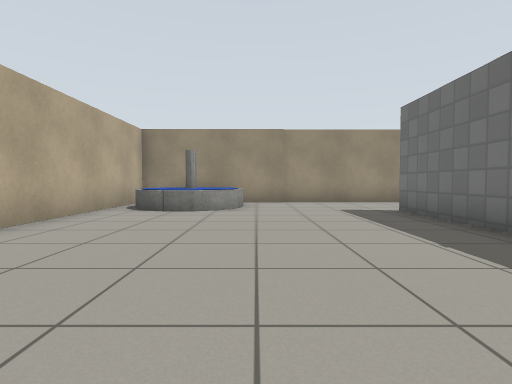
View 1 (above)

13 first-person views from a walk through a Gazebo world. The camera is 0.72 m above the floor, tilts 2° down and sees 80° across. Floor lines are 1 m apart. The floor is counted in squares, 1 m on a side. Each view is taken from the middle of a square. On the plan, view 1 faces up. The plan holds only what a view shows up to about 10 squares ahead; the rest is blank. Robots are left out. Gazebo's built-in surfaces are drawn with simple patterns. Simple shapes stand in for some stock models. Some surface patterns are stand-ins.

View 2
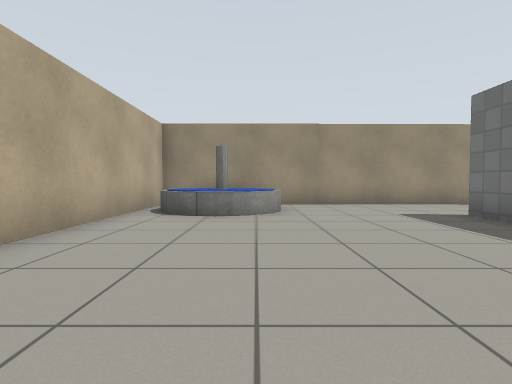

View 3
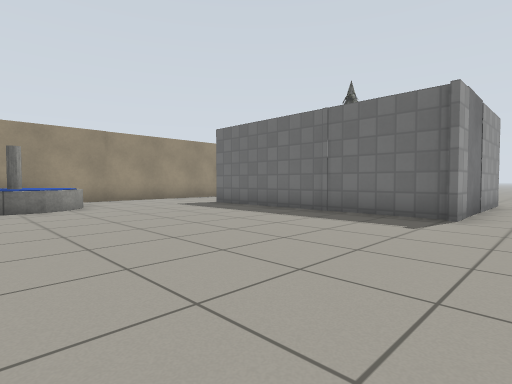

View 4
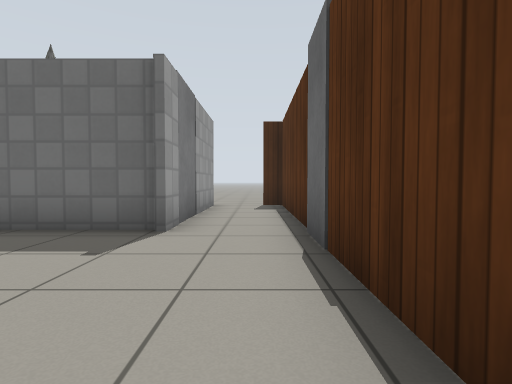

View 5
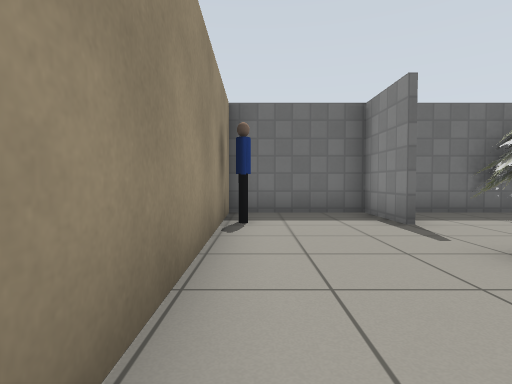

View 6
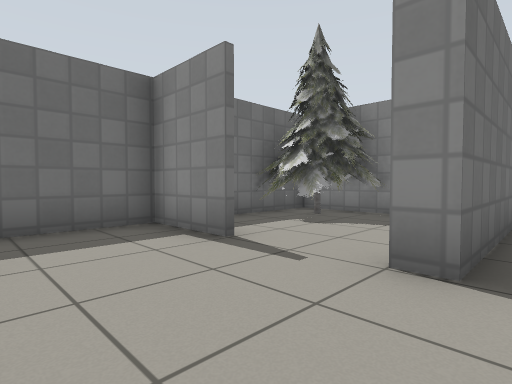

View 7
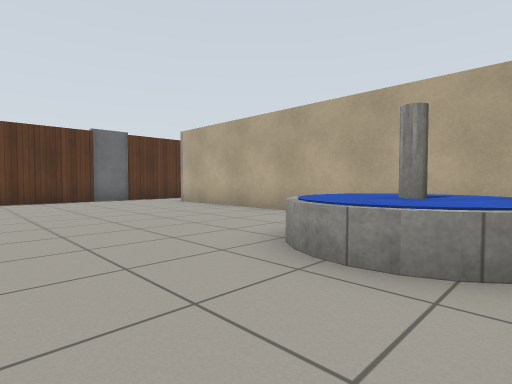

View 8
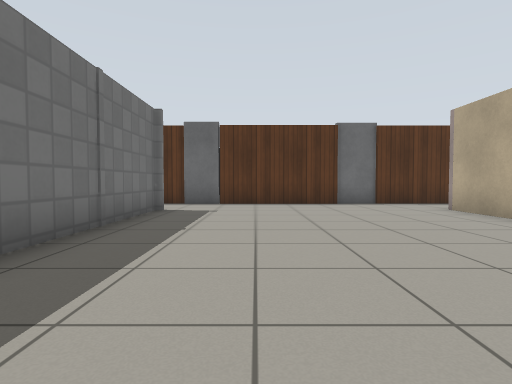

View 9
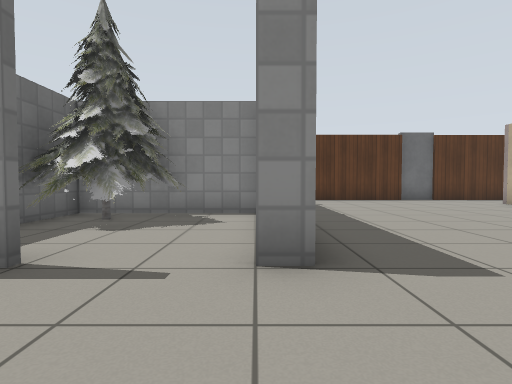

View 10
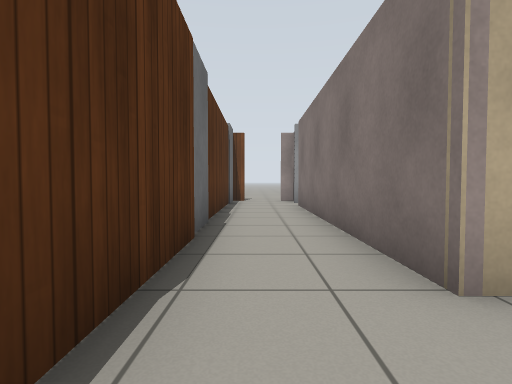

View 11
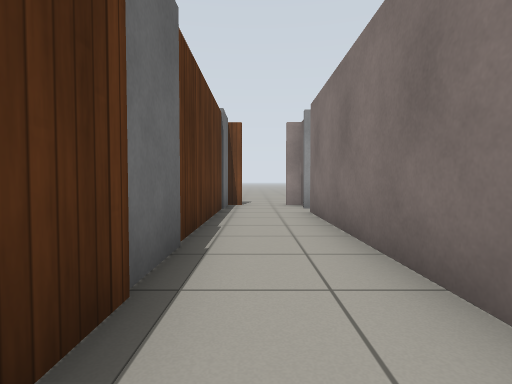

View 12
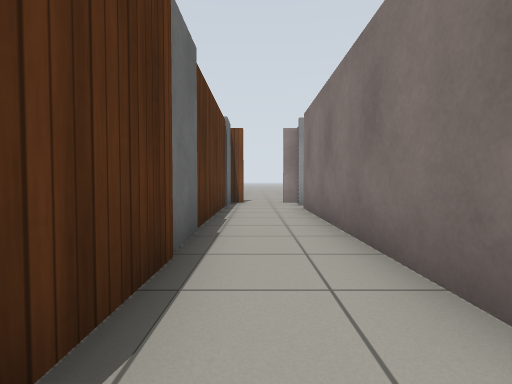

View 13
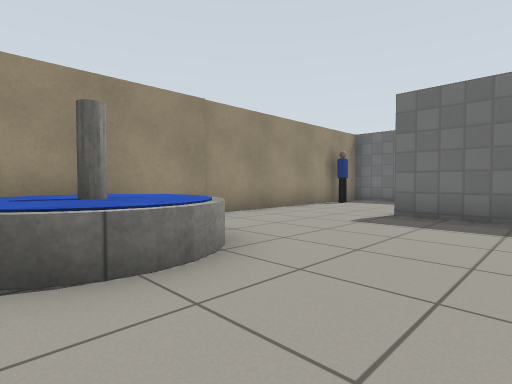

### Floor plan
Ten units are one square. View 1 is at (0, 0); x grows to the right and y downward. Boxes are objects, and circles mark ways between rooms. Rooms are numbered by the first view taken in them; rooms with no view inside come last. Other rooms are left out.
<svg viewBox="-135 -111 225 141">
<path fill="none" stroke="#000" d="M40 -32 55 -32M60 -74 80 -74M41 -3 35 -3 35 -74 40 -74M80 -55 80 -106 -18 -105M80 -32 80 -36M34 18 44 18M-39 -95 -39 -3M-15 18 22 18M-59 18 -29 18M-120 18 -75 18M-39 -3 -113 -3M65 -3 55 -3M44 18 64 18"/>
<rect x="-35" y="-105" width="30" height="30" fill="#bbb"><title>fountain</title></rect>
<rect x="-25" y="15" width="10" height="10" fill="#bbb"><title>door leaf</title></rect>
<rect x="25" y="15" width="10" height="10" fill="#bbb"><title>door leaf</title></rect>
<rect x="45" y="-15" width="10" height="10" fill="#bbb"><title>door leaf</title></rect>
<rect x="55" y="-55" width="30" height="30" fill="#bbb"><title>pine tree</title></rect>
<rect x="55" y="-105" width="10" height="10" fill="#bbb"><title>person</title></rect>
<rect x="-75" y="15" width="10" height="10" fill="#bbb"><title>door leaf</title></rect>
<circle cx="-30" cy="10" r="3" fill="#2a7"/>
<circle cx="40" cy="5" r="3" fill="#2a7"/>
<text x="20" y="-50">1</text>
<text x="-80" y="10">2</text>
<text x="60" y="10">3</text>
</svg>
Room 1 opens to room 2. Room 1 opens to room 3.

Where each view was taken, in squares from view 1:
view 1: 0 up, 0 right, facing up
view 2: 1 up, 1 left, facing up
view 3: 1 down, 3 left, facing up-right
view 4: 1 down, 1 left, facing right
view 5: 10 up, 1 right, facing right
view 6: 10 up, 3 right, facing down-right
view 7: 10 up, 2 right, facing down-left
view 8: 8 up, 1 right, facing down
view 9: 10 up, 4 right, facing down
view 10: 1 down, 2 left, facing left
view 11: 1 down, 4 left, facing left
view 12: 1 down, 3 left, facing left
view 13: 5 up, 3 left, facing up-right
